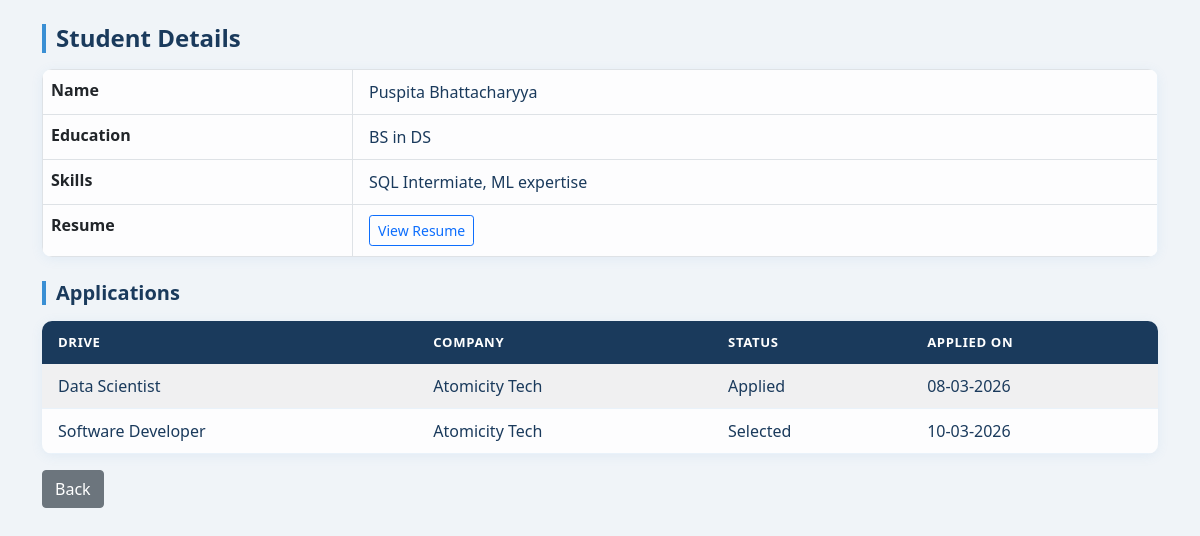
The app's page /view_student/1, older data.
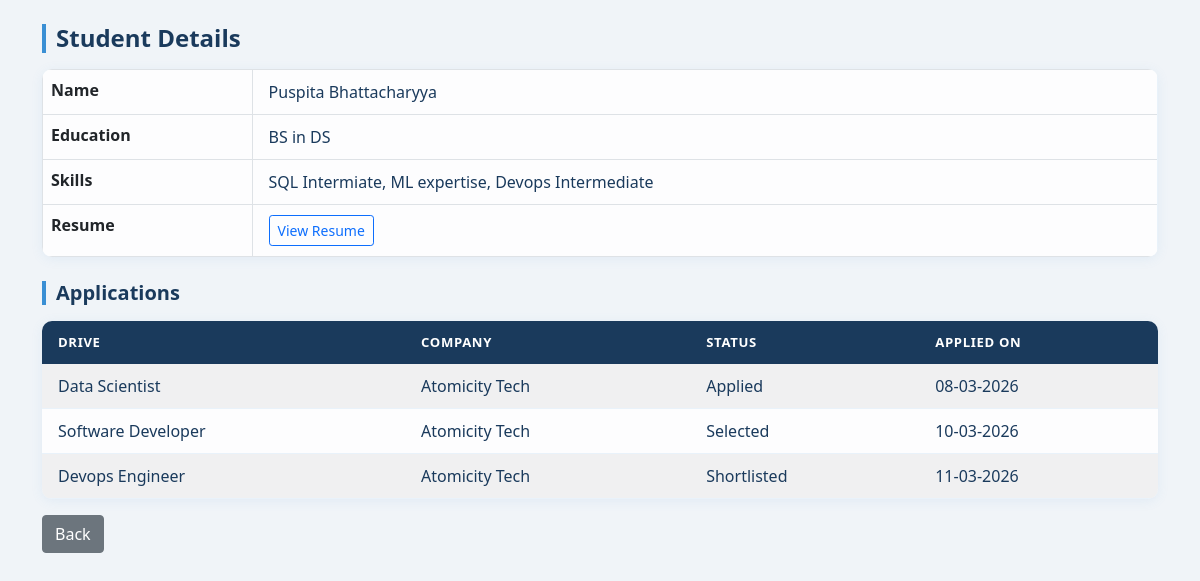
The same page, newer data.
### application/models.py (models this page shows)
class Student(db.Model):
    __tablename__ = 'student'
    id = db.Column(db.Integer, primary_key=True)
    fullname = db.Column(db.String(150), nullable=False)
    user_id = db.Column(db.Integer, db.ForeignKey('user.id'), nullable=False)
    education = db.Column(db.String(200))
    skills = db.Column(db.String(300))
    resume_filename = db.Column(db.String(200))
    applications = db.relationship('Application', backref='student', lazy=True)

class Application(db.Model):
    __tablename__ = 'application'
    id = db.Column(db.Integer, primary_key=True)
    student_id = db.Column(db.Integer, db.ForeignKey('student.id'), nullable=False)
    drive_id = db.Column(db.Integer, db.ForeignKey('drive.id'), nullable=False)
    company_id = db.Column(db.Integer, db.ForeignKey('company.id'), nullable=False)
    applied_on = db.Column(db.DateTime, default=lambda: datetime.now(timezone.utc))
    status = db.Column(db.String(30), default="Applied")
    __table_args__ = (
        UniqueConstraint('student_id', 'drive_id', name='unique_application'),)

class Drive(db.Model):
    __tablename__ = 'drive'
    id = db.Column(db.Integer, primary_key=True)
    company_id = db.Column(db.Integer, db.ForeignKey('company.id'), nullable=False)
    drive_name = db.Column(db.String(150), nullable=False)
    job_title = db.Column(db.String(200), nullable=False)
    job_description = db.Column(db.Text, nullable=False)
    eligibility = db.Column(db.String(300))
    salary = db.Column(db.String(100))
    deadline = db.Column(db.Date, nullable=False)
    status = db.Column(db.String(20), default="Pending")
    created_at = db.Column(db.DateTime, default=lambda: datetime.now(timezone.utc))
    applications = db.relationship('Application', backref='drive', lazy=True)

class Company(db.Model):
    __tablename__ = 'company'
    id = db.Column(db.Integer, primary_key=True)
    company_name = db.Column(db.String(150), nullable=False)
    user_id = db.Column(db.Integer, db.ForeignKey('user.id'), nullable=False)
    contact = db.Column(db.String(100))
    website = db.Column(db.String(200))
    description = db.Column(db.Text)
    is_approved = db.Column(db.Boolean, default=False)
    drives = db.relationship('Drive', backref='company', lazy=True)
    applications = db.relationship('Application', backref='company', lazy=True)

### application/controllers.py (the view)
@app.route("/view_student/<int:id>")
def view_student(id):
    student = Student.query.get(id)
    return render_template("admin_view_student.html", student=student)

### templates/admin_view_student.html (shortened to what this page needs)
<!DOCTYPE html>
<html>
<head>
    <link href="https://cdn.jsdelivr.net/npm/bootstrap@5.0.2/dist/css/bootstrap.min.css" rel="stylesheet">
    <link rel="stylesheet" href="/static/style.css">
</head>
<body>
<div class="container mt-4">
  <h4>Student Details</h4>
  <table class="table table-bordered">
    <tr><th>Name</th><td>{{ student.fullname }}</td></tr>
    <tr><th>Education</th><td>{{ student.education or "N/A" }}</td></tr>
    <tr><th>Skills</th><td>{{ student.skills or "N/A" }}</td></tr>
    <tr>
      <th>Resume</th>
      <td>
        {% if student.resume_filename %}
          <a href="/static/resumes/{{ student.resume_filename }}" class="btn btn-outline-primary btn-sm">View Resume</a>
        {% else %}
          Not uploaded
        {% endif %}
      </td>
    </tr>
  </table>
  <h5 class="mt-4">Applications</h5>
  {% if student.applications %}
  <table class="table table-striped">
    <thead>
      <tr>
        <th>Drive</th>
        <th>Company</th>
        <th>Status</th>
        <th>Applied On</th>
      </tr>
    </thead>
    <tbody>
      {% for a in student.applications %}
      <tr>
        <td>{{ a.drive.job_title }}</td>
        <td>{{ a.drive.company.company_name }}</td>
        <td>{{ a.status }}</td>
        <td>{{ a.applied_on.strftime("%d-%m-%Y") }}</td>
      </tr>
      {% endfor %}
    </tbody>
  </table>
  {% else %}
    <p class="text-muted">No applications yet.</p>
  {% endif %}
  <a href="/admin_dashboard" class="btn btn-secondary">Back</a>
</div>
</body>
</html>

Row changes from the older to the newer data that the page shows:
changed Student "Puspita Bhattacharyya": skills "SQL Intermiate, ML expertise" → "SQL Intermiate, ML expertise, Devops Intermediate"
added Application: drive.job_title "Devops Engineer", drive.company.company_name "Atomicity Tech", status "Shortlisted", applied_on "11-03-2026"
